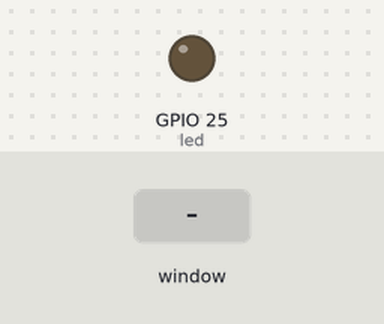
A program run on a simulated Raspberry Pi (BCM pin numbers). On the bench: output pins drawn as LEDs (lit = HIGH). Inputs (shaded band) come from the test bench. The desktop window is not drawn, its controls go by their first labels and the mouse button is held 0.15 s.

Above: at 1.2 s.
1.3 s: control labelled "On" in the window clicked
At 1.8 s:
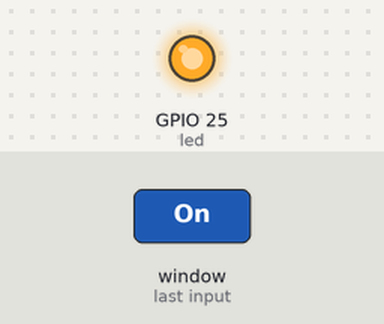
2.8 s: control labelled "Off" in the window clicked
At 4.0 s:
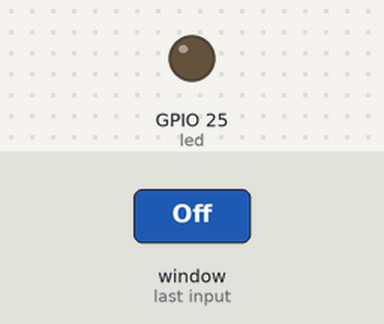
4.3 s: control labelled "Toggle" in the window clicked
At 5.3 s:
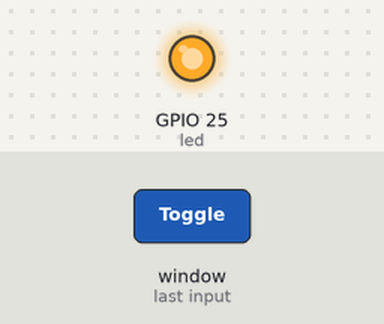
Timing chart, 0 to 7.3 s (numbered marks = the images above; inputs shaded):
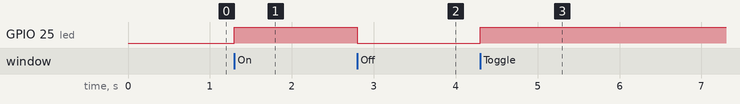

The program:

Oef7.2.py
```python
#############################################################
##  Wesley Vercoutere                                      ##
##  CVO Focus                                              ##
##  Deel 1: Basis programmeren in Python met RaspberryPi   ##
##  Les 7 - Oef 2                                          ##
#############################################################

'''
Stuur met een GUI een led verbonden met GPIO 25.
Plaats een knop TOGGLE op je GUI
'''

from tkinter import Tk, Button

try:
    import RPi.GPIO as GPIO
except:
    from dummygpio.DummyGPIO import DummyGPIO
    GPIO = DummyGPIO(True)


root = Tk()
root.title('Les 7 - Oef 2')
root.geometry('800x400')

led = 25
ledStatus = False

GPIO.setwarnings(False)
GPIO.setmode(GPIO.BCM)

GPIO.setup(led, GPIO.OUT)

def On():
    global ledStatus
    ledStatus = True

def Off():
    global ledStatus
    ledStatus = False

def Toggle():
    global ledStatus
    ledStatus = not ledStatus

btnOn = Button(root, text="On", command=On, padx=5, pady=5)
btnOff = Button(root, text="Off", command=Off, padx=5, pady=5)
btnToggle = Button(root, text="Toggle", command=Toggle, padx=5, pady=5)
btnOn.grid(row=0, column=0, padx=5, pady=5)
btnOff.grid(row=0, column=1, padx=5, pady=5)
btnToggle.grid(row=0, column=2, padx=5, pady=5)

while True:
    GPIO.output(led, ledStatus)
    root.update()
```

Measured:
- after the input at 1.3 s, GPIO 25 (led): LOW → HIGH at once
- after the input at 2.8 s, GPIO 25 (led): HIGH → LOW at once
- after the input at 4.3 s, GPIO 25 (led): LOW → HIGH at once
